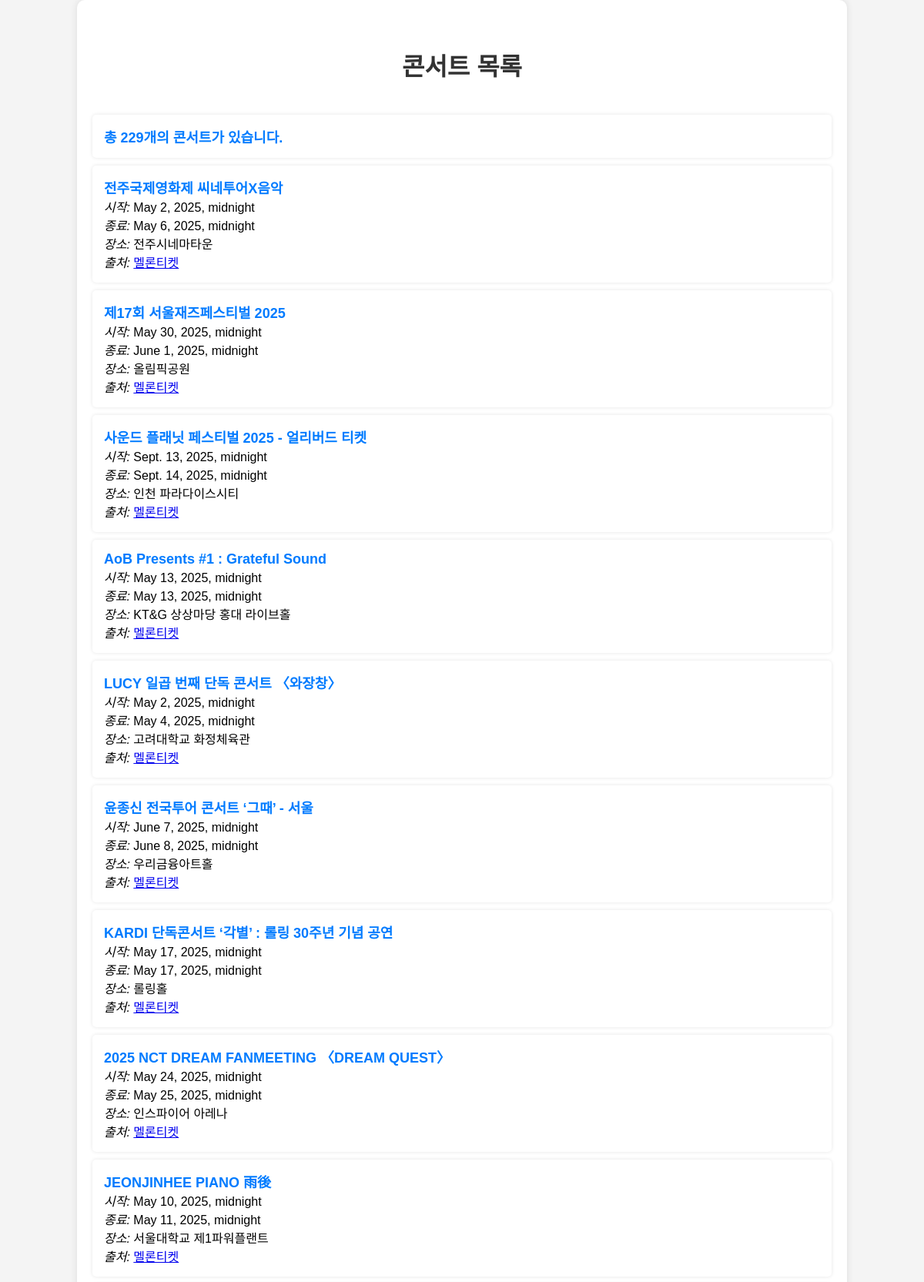
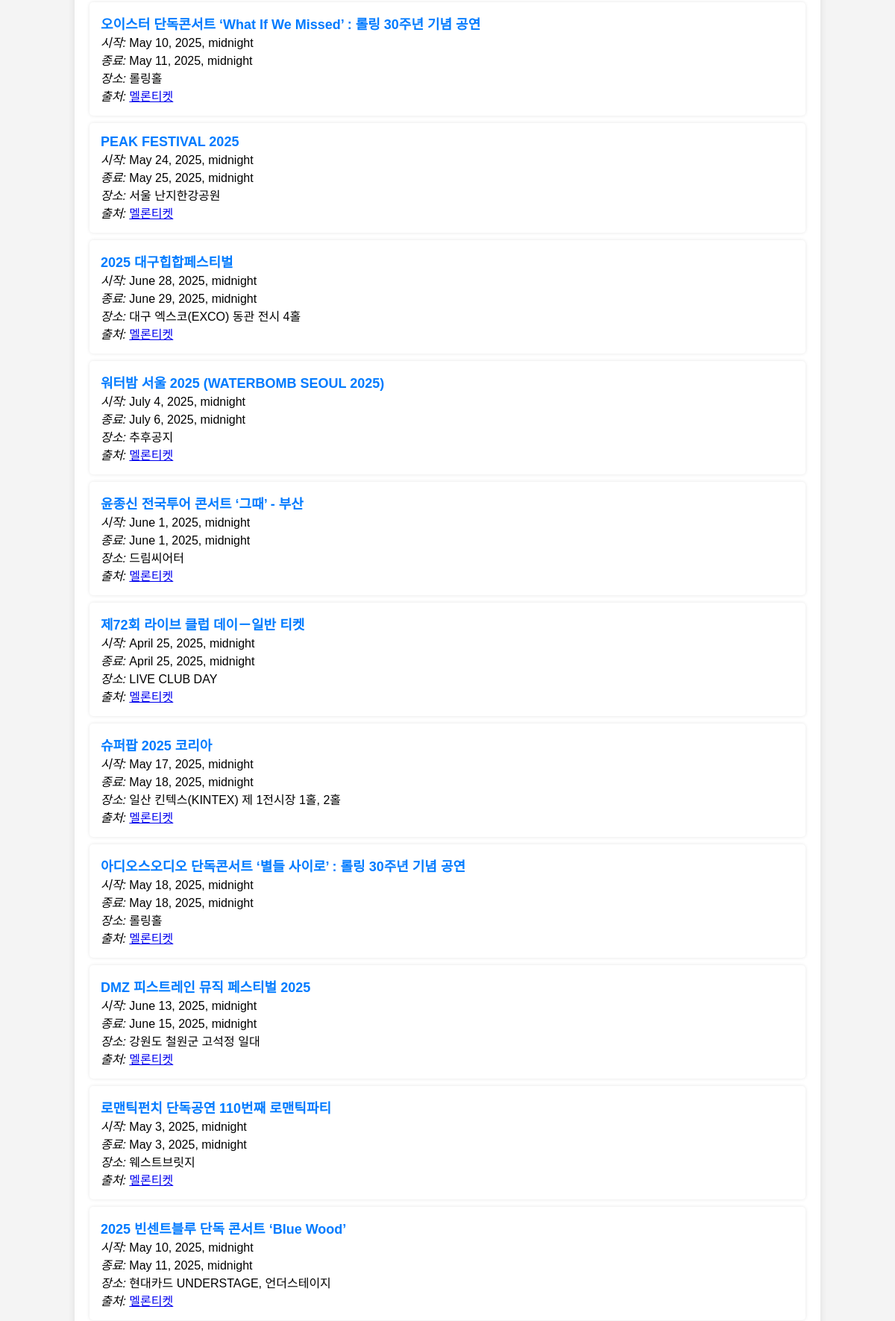
The page /allincon/all_in_one_app/ (upper part) on the database its author committed (2 pictures, top to bottom).
### allincon/models.py (models this page shows, shortened)
class Concert(models.Model):
    title = models.CharField(max_length=200)
    location = models.ForeignKey('Location', on_delete=models.CASCADE)
    start_date = models.DateTimeField(null=True, blank=True)
    end_date = models.DateTimeField(null=True, blank=True)
    site=models.ForeignKey('Site', on_delete=models.CASCADE, null=True, blank=True)

class Location(models.Model):
    name = models.CharField(max_length=200)
    address = models.CharField(max_length=255, null=True, blank=True)  # 예시 필드
    max_people = models.IntegerField(null=True, blank=True)  # null 허용
    def __str__(self):
        return self.name

class Site(models.Model):
    name = models.CharField(max_length=200)
    def __str__(self):
        return self.name

### allincon/views.py (the view)
# urls.py: path('all_in_one_app/',views.wholeConcert, name='all-in-one-app'),
def wholeConcert(request): #index라는 함수에 요청이 들어오면 Http응답인 hello world 응답하겠다
    concerts = Concert.objects.select_related('location').all() # location을 미리 가져와서 쿼리 수를 줄임
    context= {'concerts': concerts}
    return render(request, 'allincon/all_in_one_app.html', context)

### allincon/templates/allincon/all_in_one_app.html (shortened to what this page needs)
<!DOCTYPE html>
<html lang="ko">
<head>
</head>
<body>
    <div class="container">
        <h1>콘서트 목록</h1>
        <ul>
            {% if concerts|length == 0 %}
                <li>콘서트가 없습니다.</li>
            {% else %}
                <li><strong>총 {{ concerts|length }}개의 콘서트가 있습니다.</strong></li>
                {% for concert in concerts %}
                <li>
                    <strong>{{ concert.title }}</strong><br>
                    <em>시작:</em> {{ concert.start_date }}<br>
                    <em>종료:</em> {{ concert.end_date }}<br>
                    <em>장소:</em> {{ concert.location }}<br>
                    <em>출처:</em> <a href="https://ticket.melon.com/" target="_blank">{{ concert.site }}</a><br>
                </li>
                {% endfor %}
            {% endif %}
        </ul>
    </div>
</body>
</html>

### allincon/templates/allincon/all_in_one_app.html (style rules this page uses)
body { font-family: Arial, sans-serif; background-color: #f4f4f4; margin: 0; padding: 0; text-align: center; }
.container { width: 80%; margin: auto; background: white; padding: 20px; border-radius: 10px; box-shadow: 0px 0px 10px rgba(0,0,0,0.1); }
h1 { color: #333; padding: 20px 0; }
ul { list-style: none; padding: 0; }
li { background: #fff; margin: 10px 0; padding: 15px; border-radius: 5px; box-shadow: 0px 0px 5px rgba(0,0,0,0.1); text-align: left; }
strong { font-size: 18px; color: #007BFF; }

### rows shown on the page
Concert: title "전주국제영화제 씨네투어X음악", start_date "May 2, 2025, midnight", end_date "May 6, 2025, midnight", location "전주시네마타운", site "멜론티켓"
Concert: title "제17회 서울재즈페스티벌 2025", start_date "May 30, 2025, midnight", end_date "June 1, 2025, midnight", location "올림픽공원", site "멜론티켓"
Concert: title "사운드 플래닛 페스티벌 2025 - 얼리버드 티켓", start_date "Sept. 13, 2025, midnight", end_date "Sept. 14, 2025, midnight", location "인천 파라다이스시티", site "멜론티켓"
Concert: title "AoB Presents #1 : Grateful Sound", start_date "May 13, 2025, midnight", end_date "May 13, 2025, midnight", location "KT&G 상상마당 홍대 라이브홀", site "멜론티켓"
Concert: title "LUCY 일곱 번째 단독 콘서트 〈와장창〉", start_date "May 2, 2025, midnight", end_date "May 4, 2025, midnight", location "고려대학교 화정체육관", site "멜론티켓"
Concert: title "윤종신 전국투어 콘서트 ‘그때’ - 서울", start_date "June 7, 2025, midnight", end_date "June 8, 2025, midnight", location "우리금융아트홀", site "멜론티켓"
Concert: title "KARDI 단독콘서트 ‘각별’ : 롤링 30주년 기념 공연", start_date "May 17, 2025, midnight", end_date "May 17, 2025, midnight", location "롤링홀", site "멜론티켓"
Concert: title "2025 NCT DREAM FANMEETING 〈DREAM QUEST〉", start_date "May 24, 2025, midnight", end_date "May 25, 2025, midnight", location "인스파이어 아레나", site "멜론티켓"
Concert: title "JEONJINHEE PIANO 雨後", start_date "May 10, 2025, midnight", end_date "May 11, 2025, midnight", location "서울대학교 제1파워플랜트", site "멜론티켓"
Concert: title "오이스터 단독콘서트 ‘What If We Missed’ : 롤링 30주년 기념 공연", start_date "May 10, 2025, midnight", end_date "May 11, 2025, midnight", location "롤링홀", site "멜론티켓"
Concert: title "PEAK FESTIVAL 2025", start_date "May 24, 2025, midnight", end_date "May 25, 2025, midnight", location "서울 난지한강공원", site "멜론티켓"
Concert: title "2025 대구힙합페스티벌", start_date "June 28, 2025, midnight", end_date "June 29, 2025, midnight", location "대구 엑스코(EXCO) 동관 전시 4홀", site "멜론티켓"
Concert: title "워터밤 서울 2025 (WATERBOMB SEOUL 2025)", start_date "July 4, 2025, midnight", end_date "July 6, 2025, midnight", location "추후공지", site "멜론티켓"
Concert: title "윤종신 전국투어 콘서트 ‘그때’ - 부산", start_date "June 1, 2025, midnight", end_date "June 1, 2025, midnight", location "드림씨어터", site "멜론티켓"
Concert: title "제72회 라이브 클럽 데이－일반 티켓", start_date "April 25, 2025, midnight", end_date "April 25, 2025, midnight", location "LIVE CLUB DAY", site "멜론티켓"
Concert: title "슈퍼팝 2025 코리아", start_date "May 17, 2025, midnight", end_date "May 18, 2025, midnight", location "일산 킨텍스(KINTEX) 제 1전시장 1홀, 2홀", site "멜론티켓"
Concert: title "아디오스오디오 단독콘서트 ‘별들 사이로’ : 롤링 30주년 기념 공연", start_date "May 18, 2025, midnight", end_date "May 18, 2025, midnight", location "롤링홀", site "멜론티켓"
Concert: title "DMZ 피스트레인 뮤직 페스티벌 2025", start_date "June 13, 2025, midnight", end_date "June 15, 2025, midnight", location "강원도 철원군 고석정 일대", site "멜론티켓"
Concert: title "로맨틱펀치 단독공연 110번째 로맨틱파티", start_date "May 3, 2025, midnight", end_date "May 3, 2025, midnight", location "웨스트브릿지", site "멜론티켓"
Concert: title "2025 빈센트블루 단독 콘서트 ‘Blue Wood’", start_date "May 10, 2025, midnight", end_date "May 11, 2025, midnight", location "현대카드 UNDERSTAGE, 언더스테이지", site "멜론티켓"

### other values the page prints
{{ concerts|length }} "229"
